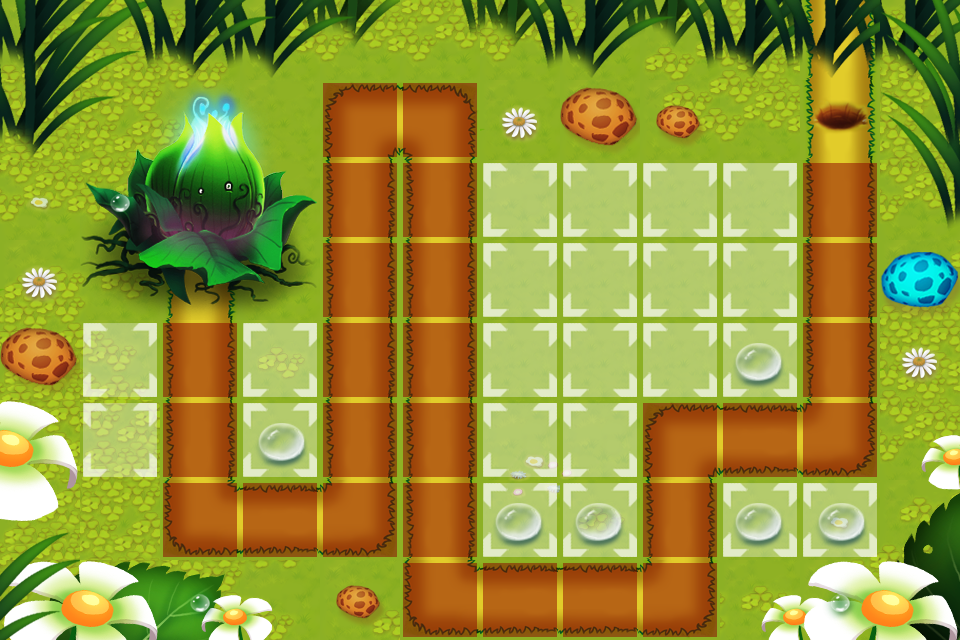

This is a level from a 2D game, rendered from its Tiled map with the project's own tilesets. A one-line summary and the map file follow, with tile-layer data summarised:
An orthogonal 12x8 tile map with 80x80 px tiles, 9 tile layers (BACKGROUND1, BACKGROUND2, BACKGROUND3, BACKGROUND4, ...), 5 tilesets and 12 objects (WayPoint00, WayPoint01, WayPoint02, WayPoint03, WayPoint04, ...).

<map version="1.0" orientation="orthogonal" width="12" height="8" tilewidth="80" tileheight="80">
 <tileset firstgid="1" name="2" tilewidth="80" tileheight="80">
  <image source="2.png" width="320" height="320" />
 </tileset>
 <tileset firstgid="17" name="1" tilewidth="80" tileheight="80">
  <image source="1.png" width="720" height="721" />
 </tileset>
 <tileset firstgid="98" name="build" tilewidth="80" tileheight="80">
  <image source="build.png" width="80" height="80" />
  <tile id="0">
   <properties>
    <property name="buildable" value="1" />
   </properties>
  </tile>
 </tileset>
 <tileset firstgid="99" name="road" tilewidth="80" tileheight="80">
  <image source="road.png" width="80" height="80" />
  <tile id="0">
   <properties>
    <property name="skillable" value="1" />
   </properties>
  </tile>
 </tileset>
 <tileset firstgid="100" name="rebuild" tilewidth="80" tileheight="80">
  <image source="rebuild.png" width="400" height="160" />
  <tile id="0">
   <properties>
    <property name="rebuildable" value="1" />
   </properties>
  </tile>
  <tile id="1">
   <properties>
    <property name="rebuildable" value="2" />
   </properties>
  </tile>
  <tile id="2">
   <properties>
    <property name="rebuildable" value="3" />
   </properties>
  </tile>
  <tile id="3">
   <properties>
    <property name="rebuildable" value="4" />
   </properties>
  </tile>
  <tile id="4">
   <properties>
    <property name="rebuildable" value="5" />
   </properties>
  </tile>
  <tile id="5">
   <properties>
    <property name="rebuildable" value="6" />
   </properties>
  </tile>
  <tile id="6">
   <properties>
    <property name="rebuildable" value="7" />
   </properties>
  </tile>
  <tile id="7">
   <properties>
    <property name="rebuildable" value="8" />
   </properties>
  </tile>
  <tile id="8">
   <properties>
    <property name="rebuildable" value="9" />
   </properties>
  </tile>
  <tile id="9">
   <properties>
    <property name="rebuildable" value="10" />
   </properties>
  </tile>
 </tileset>
 <layer name="BACKGROUND1" width="12" height="8">
  <data>[96 cells, 96 non-empty, 2 distinct tile ids]</data>
 </layer>
 <layer name="BACKGROUND2" width="12" height="8">
  <data>[96 cells, 54 non-empty, 15 distinct tile ids]</data>
 </layer>
 <layer name="BACKGROUND3" width="12" height="8">
  <data>[96 cells, 52 non-empty, 22 distinct tile ids]</data>
 </layer>
 <layer name="BACKGROUND4" width="12" height="8">
  <data>[96 cells, 18 non-empty, 9 distinct tile ids]</data>
 </layer>
 <layer name="SEEDLAYER" width="12" height="8">
  <data>[96 cells, 9 non-empty, 9 distinct tile ids]</data>
 </layer>
 <layer name="BACKGROUND5" width="12" height="8">
  <data>[96 cells, 32 non-empty, 18 distinct tile ids]</data>
 </layer>
 <layer name="Meta" width="12" height="8">
  <data>[96 cells, 22 non-empty, 1 distinct tile ids]</data>
 </layer>
 <layer name="Towerface" width="12" height="8">
  <data>[96 cells, 27 non-empty, 1 distinct tile ids]</data>
 </layer>
 <layer name="Rebuild" width="12" height="8">
  <data>[96 cells, 6 non-empty, 3 distinct tile ids]</data>
 </layer>
 <objectgroup name="Objects" width="12" height="8">
  <object name="WayPoint00" x="840" y="120" />
  <object name="WayPoint01" x="840" y="440" />
  <object name="WayPoint02" x="680" y="440" />
  <object name="WayPoint03" x="680" y="600" />
  <object name="WayPoint04" x="440" y="600" />
  <object name="WayPoint05" x="440" y="120" />
  <object name="WayPoint06" x="360" y="120" />
  <object name="WayPoint07" x="360" y="520" />
  <object name="WayPoint08" x="200" y="520" />
  <object name="WayPoint09" x="200" y="280" />
  <object name="SeedsPos" x="280" y="120" />
  <object name="RapidSoliderPos" x="920" y="120" />
 </objectgroup>
</map>
